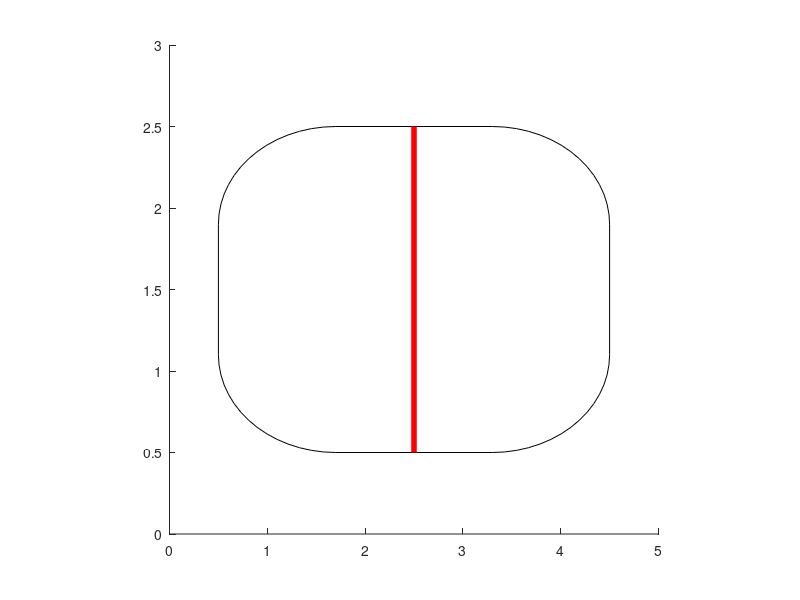

The MATLAB script that drew this image:
rectangle('Position',[0.5 0.5 4 2],'Curvature',[0.6 0.6]);
axis([0 5 0 3]);
pbaspect([1 1 1]);
line([2.5 2.5],[0.5 2.5],'Linewidth',4,'color','r')